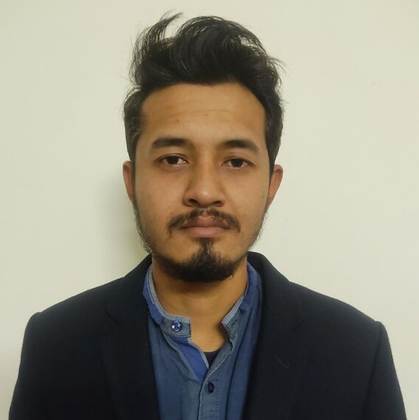
%> input picture baust/CSE 4246 Digital Image Processing/img/hari.png, 419 x 420 px, shrunk from 704 x 705 before the run
$ octave corconvfunc.m   (GNU Octave 9; MATLAB toolbox functions it lacks are replaced by stand-ins)
%> lines starting %> are read from the running program, lines starting %| are printed output that depends on the picture
clear; clc;

% Read the image
image = imread('img/hari.png');
%> image is the input picture: size 420x419x3 uint8; mean R, G, B 147.6, 141.9, 126.9

if size(image, 3) == 3
    image = rgb2gray(image);
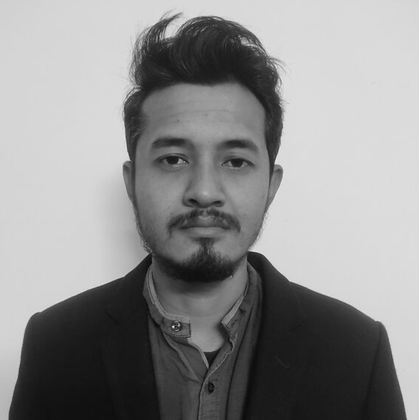
%> image: size 420x419 uint8; min 9, max 232, mean 141.9
end

% Define Sobel kernels for horizontal and vertical edge detection
kernel_x = [1 1 1; 0 0 0; -1 -1 -1];
kernel_y = [-1 0 1; -1 0 1; -1 0 1];

% Flip the kernels for convolution manually
kernel_x_flipped = kernel_x(end:-1:1,:);
kernel_y_flipped = kernel_y(:,end:-1:1);

% Get the size of the image and flipped kernels
[image_height, image_width] = size(image);
%> image_height = 420; image_width = 419
[kernel_height, kernel_width] = size(kernel_x_flipped);

% Pad the image to handle border pixels
pad_height = floor(kernel_height / 2);
pad_width = floor(kernel_width / 2);
padded_image = padarray(double(image), [pad_height, pad_width], 'replicate', 'both');

% Initialize arrays to store the convolved images for horizontal and vertical edge detection
convolved_image_x = zeros(image_height, image_width);
convolved_image_y = zeros(image_height, image_width);

% Perform convolution for horizontal edge detection
for i = 1:image_height
    for j = 1:image_width
        % Extract the neighborhood of the current pixel
        neighborhood = padded_image(i:i+kernel_height-1, j:j+kernel_width-1);

        % Compute the convolution
        convolution_value = sum(sum(neighborhood .* kernel_x_flipped));

        % Assign the convolution value to the corresponding pixel in the convolved image
        convolved_image_x(i, j) = convolution_value;
    end
end
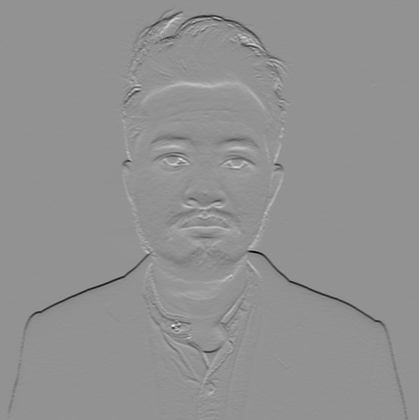
%> convolved_image_x: size 420x419 double; min -528, max 389, mean -2.5; drawn with min black and max white

% Perform convolution for vertical edge detection
for i = 1:image_height
    for j = 1:image_width
        % Extract the neighborhood of the current pixel
        neighborhood = padded_image(i:i+kernel_height-1, j:j+kernel_width-1);

        % Compute the convolution
        convolution_value = sum(sum(neighborhood .* kernel_y_flipped));

        % Assign the convolution value to the corresponding pixel in the convolved image
        convolved_image_y(i, j) = convolution_value;
    end
end
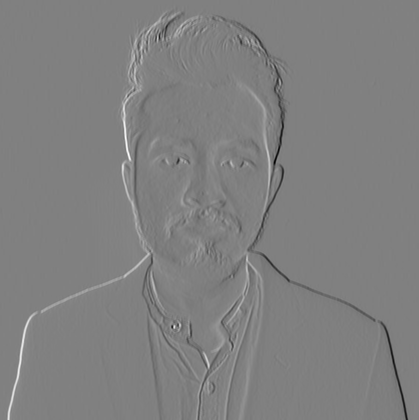
%> convolved_image_y: size 420x419 double; min -497, max 491, mean -0.1; drawn with min black and max white

% Compute the magnitude of gradients
edge_magnitude = sqrt(convolved_image_x.^2 + convolved_image_y.^2);
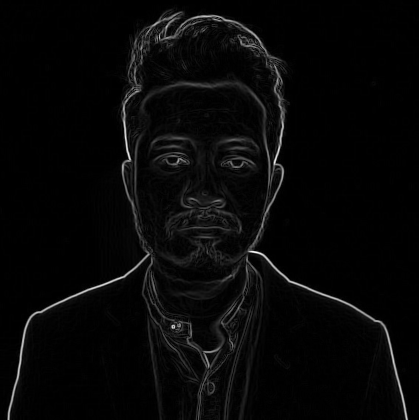
%> edge_magnitude: size 420x419 double; min 0, max 534, mean 16.2; drawn with min black and max white

% Display the original image, convolved images for horizontal and vertical edge detection, and the magnitude of gradients
figure;

% Original Image
subplot(2, 3, 1);
imshow(image);
title('Original Image');

% Horizontal Edge Detection (Convolution)
subplot(2, 3, 2);
imshow(uint8(convolved_image_x));
title('Horizontal Edge Detection (Convolution)');

% Vertical Edge Detection (Convolution)
subplot(2, 3, 3);
imshow(uint8(convolved_image_y));
title('Vertical Edge Detection (Convolution)');

% Edge Magnitude
subplot(2, 3, 4);
imshow(uint8(edge_magnitude));
title('Edge Magnitude');

% Horizontal Edge Detection (Correlation)
subplot(2, 3, 5);
correlated_image_x = conv2(double(image), rot90(kernel_x, 2), 'same');
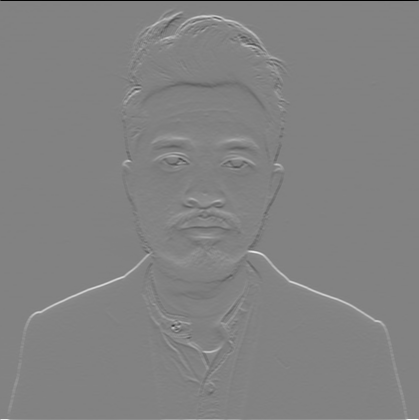
%> correlated_image_x: size 420x419 double; min -654, max 627, mean 1.3; drawn with min black and max white
imshow(uint8(correlated_image_x));
title('Horizontal Edge Detection (Correlation)');

% Vertical Edge Detection (Correlation)
subplot(2, 3, 6);
correlated_image_y = conv2(double(image), rot90(kernel_y, 2), 'same');
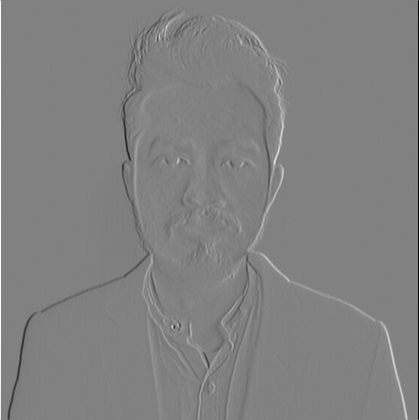
%> correlated_image_y: size 420x419 double; min -660, max 642, mean 0.1; drawn with min black and max white
imshow(uint8(correlated_image_y));
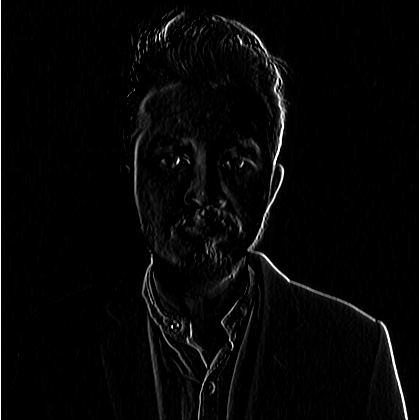
%> displayed picture: size 420x419, on the screen's scale of 0 to 255; min 0, max 255, mean 6.1
title('Vertical Edge Detection (Correlation)');

$ run again, with baust/CSE 4246 Digital Image Processing/img/razia_body.png copied over baust/CSE 4246 Digital Image Processing/img/hari.png
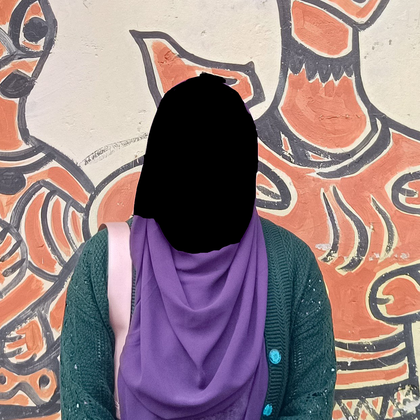
%> input picture baust/CSE 4246 Digital Image Processing/img/razia_body.png, 420 x 420 px, shrunk from 1243 x 1243 before the run
%> image is the input picture: size 420x420x3 uint8; mean R, G, B 146.9, 126.3, 129.4
%> image: size 420x420 uint8
%> after the loop `for i = 1:image_height`:
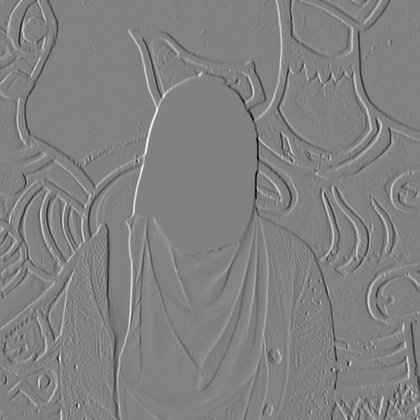
%> convolved_image_y: size 420x420 double; min -758, max 733, mean -0.6; drawn with min black and max white
%> `imshow(uint8(correlated_image_y));`:
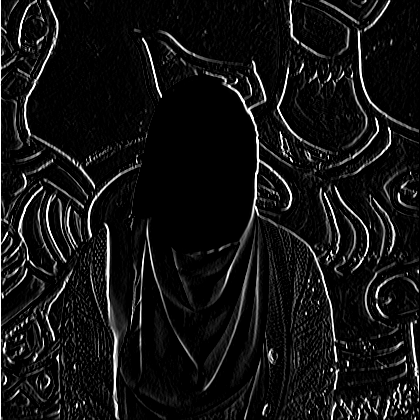
%> displayed picture: size 420x420, on the screen's scale of 0 to 255; min 0, max 255, mean 19.1

$ run again, with baust/CSE 4246 Digital Image Processing/img/saad.png copied over baust/CSE 4246 Digital Image Processing/img/hari.png
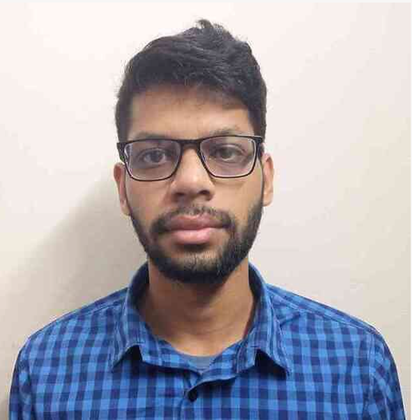
%> input picture baust/CSE 4246 Digital Image Processing/img/saad.png, 412 x 420 px, shrunk from 645 x 658 before the run
%> image is the input picture: size 420x412x3 uint8; mean R, G, B 171.4, 168.7, 177.5
%> image: size 420x412 uint8
%> after the loop `for i = 1:image_height`:
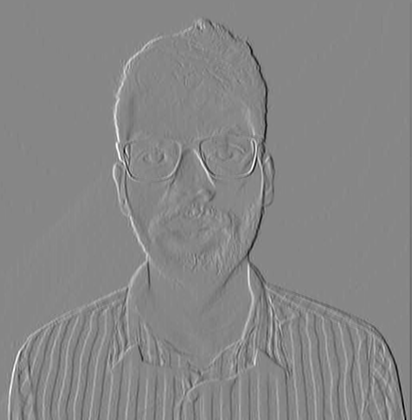
%> convolved_image_y: size 420x412 double; min -573, max 511, mean -0.3; drawn with min black and max white
%> `imshow(uint8(correlated_image_y));`:
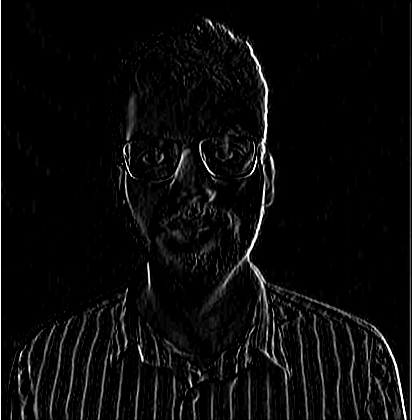
%> displayed picture: size 420x412, on the screen's scale of 0 to 255; min 0, max 255, mean 10.1
